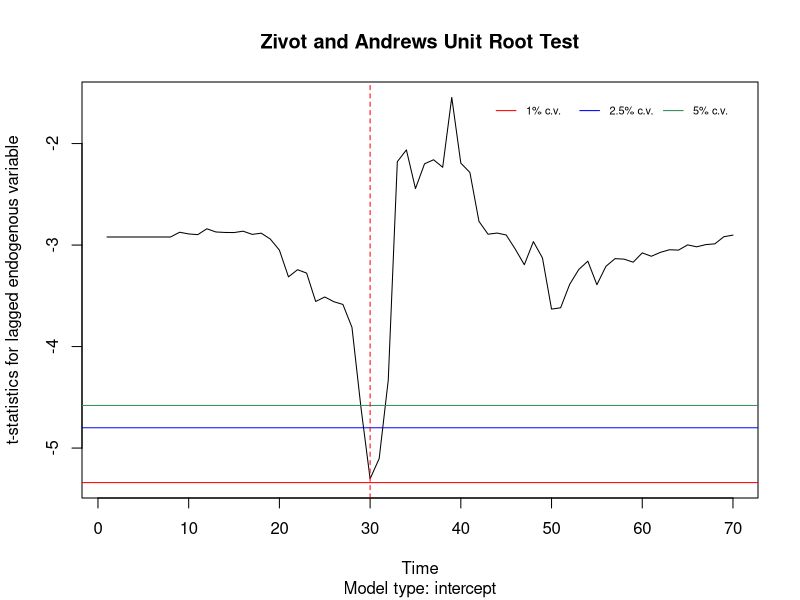
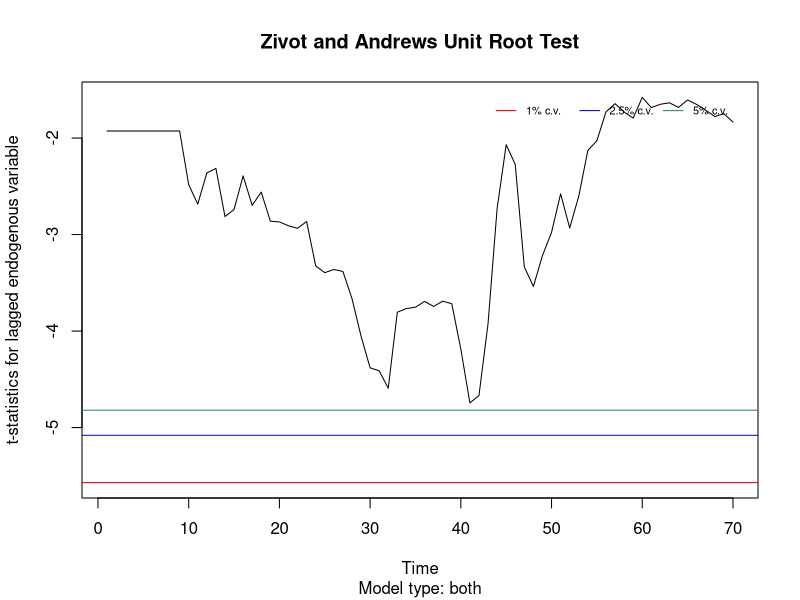

Source code (R) for these figures, in order:
library(urca)
data(nporg)
wg.n <- log(na.omit(nporg[, "wg.n"]))
za.wg.n <- ur.za(wg.n, model = "intercept", lag = 7)
plot(za.wg.n)
wg.r <- log(na.omit(nporg[, "wg.r"]))
za.wg.r <- ur.za(wg.r, model = "both", lag = 8)
plot(za.wg.r)
